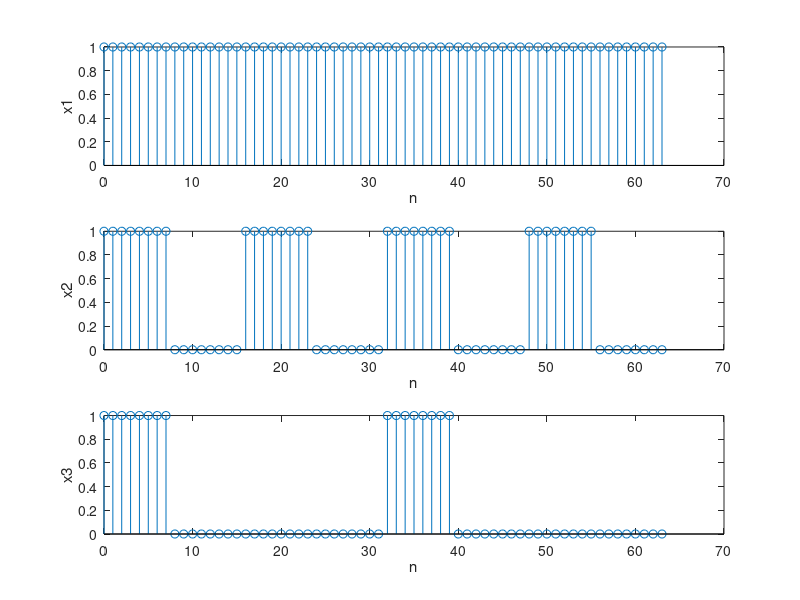

The MATLAB source for this figure:
n1 = 0:7;
x1 = ones(1, 8);
n2 = 0:15;
x2 = [ones(1, 8) zeros(1, 8)];
n3 = 0:31;
x3 = [ones(1, 8) zeros(1, 24)];

n = 0:63;
x1_n = [x1 x1 x1 x1 x1 x1 x1 x1];
x2_n = [x2 x2 x2 x2];
x3_n = [x3 x3];

subplot(3, 1, 1)
stem(n, x1_n)
xlabel('n')
ylabel('x1')

subplot(3, 1, 2)
stem(n, x2_n)
xlabel('n')
ylabel('x2')

subplot(3, 1, 3)
stem(n, x3_n)
xlabel('n')
ylabel('x3')
